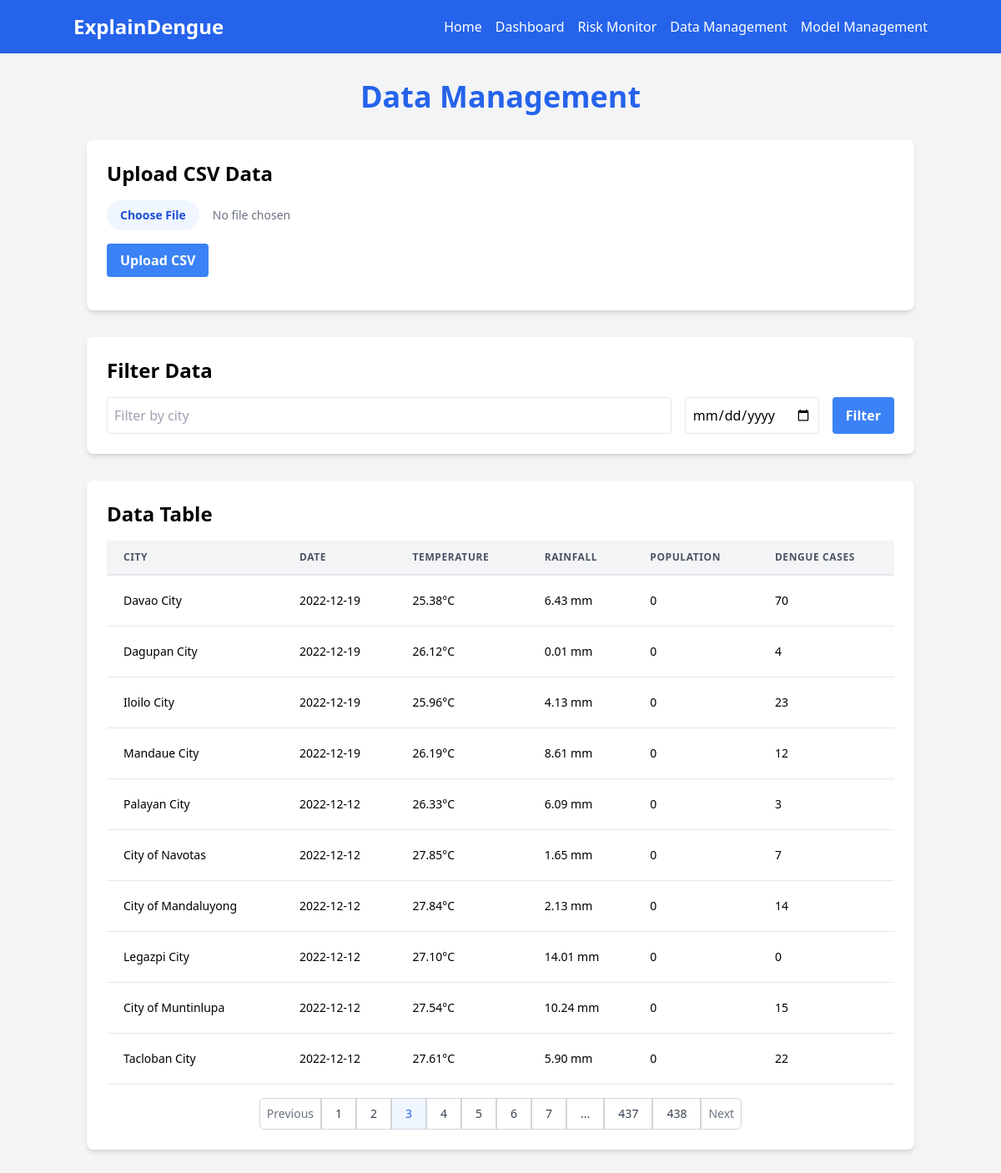
The page /data?page=3&city=&date= on the database its author committed.
### models.py (models this page shows, shortened)
class CityData(db.Model):
    id = db.Column(db.Integer, primary_key=True)
    adm3_en = db.Column(String(100), nullable=False)
    adm3_pcode = db.Column(String(20), nullable=False)
    date = db.Column(Date, nullable=False)
    year = db.Column(Integer, nullable=False)
    week = db.Column(Integer, nullable=False)
    doh_pois_count = db.Column(Float)
    ndvi = db.Column(Float)
    pct_area_cropland = db.Column(Float)
    pct_area_flood_hazard_5yr_high = db.Column(Float)
    pct_area_flood_hazard_5yr_low = db.Column(Float)
    pct_area_flood_hazard_5yr_med = db.Column(Float)
    pct_area_herbaceous_wetland = db.Column(Float)
    pct_area_mangroves = db.Column(Float)
    pct_area_permanent_water_bodies = db.Column(Float)
    pnp = db.Column(Float)
    pop_count_mean = db.Column(Float)
    pop_count_stdev = db.Column(Float)
    pop_count_total = db.Column(Float)
    pop_density_mean = db.Column(Float)
    pop_density_stdev = db.Column(Float)
    pr = db.Column(Float)
    rh = db.Column(Float)
    rwi_mean = db.Column(Float)
    rwi_std = db.Column(Float)
    spi3 = db.Column(Float)
    spi6 = db.Column(Float)
    tave = db.Column(Float)
    tmax = db.Column(Float)
    tmin = db.Column(Float)
    case_total_dengue = db.Column(Integer)
    death_total_dengue = db.Column(Integer)

### app.py (the view)
@app.route('/data')
def data_management():
    page = request.args.get('page', 1, type=int)
    per_page = 10
    city_filter = request.args.get('city', '')
    date_filter = request.args.get('date', '')
    query = CityData.query
    if city_filter:
        query = query.filter(CityData.adm3_en.ilike(f'%{city_filter}%'))
    if date_filter:
        query = query.filter(CityData.date == date_filter)
    pagination = query.order_by(CityData.date.desc()).paginate(page=page, per_page=per_page, error_out=False)
    data = pagination.items
    return render_template('data_management.html',
                           data=data,
                           pagination=pagination,
                           city_filter=city_filter,
                           date_filter=date_filter)

### templates/data_management.html (shortened to what this page needs)
{% extends "base.html" %}
{% block content %}
<h1 class="text-4xl font-bold mb-8 text-center text-blue-600">Data Management</h1>
<div class="bg-white p-6 rounded-lg shadow-md mb-8">
    <h2 class="text-2xl font-semibold mb-4">Upload CSV Data</h2>
    <form id="csvUploadForm" enctype="multipart/form-data">
        <div class="mb-4">
            <input type="file" id="csvFile" name="file" accept=".csv" class="block w-full text-sm text-gray-500
                file:mr-4 file:py-2 file:px-4
                file:rounded-full file:border-0
                file:text-sm file:font-semibold
                file:bg-blue-50 file:text-blue-700
                hover:file:bg-blue-100
            "/>
        </div>
        <button type="submit" class="bg-blue-500 hover:bg-blue-700 text-white font-bold py-2 px-4 rounded">
            Upload CSV
        </button>
    </form>
</div>
<div class="bg-white p-6 rounded-lg shadow-md mb-8">
    <h2 class="text-2xl font-semibold mb-4">Filter Data</h2>
    <form method="get" action="{{ url_for('data_management') }}">
        <div class="flex space-x-4">
            <input type="text" name="city" placeholder="Filter by city" value="{{ city_filter }}" class="flex-grow p-2 border rounded">
            <input type="date" name="date" value="{{ date_filter }}" class="p-2 border rounded">
            <button type="submit" class="bg-blue-500 hover:bg-blue-700 text-white font-bold py-2 px-4 rounded">
                Filter
            </button>
        </div>
    </form>
</div>
<div class="bg-white p-6 rounded-lg shadow-md">
    <h2 class="text-2xl font-semibold mb-4">Data Table</h2>
    <div class="overflow-x-auto">
        <table class="min-w-full leading-normal">
            <thead>
                <tr>
                    <th class="px-5 py-3 border-b-2 border-gray-200 bg-gray-100 text-left text-xs font-semibold text-gray-600 uppercase tracking-wider">
                        City
                    </th>
                    <th class="px-5 py-3 border-b-2 border-gray-200 bg-gray-100 text-left text-xs font-semibold text-gray-600 uppercase tracking-wider">
                        Date
                    </th>
                    <th class="px-5 py-3 border-b-2 border-gray-200 bg-gray-100 text-left text-xs font-semibold text-gray-600 uppercase tracking-wider">
                        Temperature
                    </th>
                    <th class="px-5 py-3 border-b-2 border-gray-200 bg-gray-100 text-left text-xs font-semibold text-gray-600 uppercase tracking-wider">
                        Rainfall
                    </th>
                    <th class="px-5 py-3 border-b-2 border-gray-200 bg-gray-100 text-left text-xs font-semibold text-gray-600 uppercase tracking-wider">
                        Population
                    </th>
                    <th class="px-5 py-3 border-b-2 border-gray-200 bg-gray-100 text-left text-xs font-semibold text-gray-600 uppercase tracking-wider">
                        Dengue Cases
                    </th>
                </tr>
            </thead>
            <tbody>
                {% for record in data %}
                <tr>
                    <td class="px-5 py-5 border-b border-gray-200 bg-white text-sm">
                        {{ record.adm3_en }}
                    </td>
                    <td class="px-5 py-5 border-b border-gray-200 bg-white text-sm">
                        {{ record.date }}
                    </td>
                    <td class="px-5 py-5 border-b border-gray-200 bg-white text-sm">
                        {{ "%.2f"|format(record.tave) }}°C
                    </td>
                    <td class="px-5 py-5 border-b border-gray-200 bg-white text-sm">
                        {{ "%.2f"|format(record.pr) }} mm
                    </td>
                    <td class="px-5 py-5 border-b border-gray-200 bg-white text-sm">
                        {{ record.pop_count_total|int }}
                    </td>
                    <td class="px-5 py-5 border-b border-gray-200 bg-white text-sm">
                        {{ record.case_total_dengue }}
                    </td>
                </tr>
                {% endfor %}
            </tbody>
        </table>
    </div>
    <div class="mt-4 flex justify-center">
        {% if pagination.has_prev %}
            <a href="{{ url_for('data_management', page=pagination.prev_num, city=request.args.get('city', ''), date=request.args.get('date', '')) }}" class="relative inline-flex items-center px-2 py-2 rounded-l-md border border-gray-300 bg-white text-sm font-medium text-gray-500 hover:bg-gray-50">
                Previous
            </a>
        {% endif %}
        {% for page in pagination.iter_pages() %}
            {% if page %}
                {% if page != pagination.page %}
                    <a href="{{ url_for('data_management', page=page, city=request.args.get('city', ''), date=request.args.get('date', '')) }}" class="relative inline-flex items-center px-4 py-2 border border-gray-300 bg-white text-sm font-medium text-gray-700 hover:bg-gray-50">
                        {{ page }}
                    </a>
                {% else %}
                    <span class="relative inline-flex items-center px-4 py-2 border border-gray-300 bg-blue-50 text-sm font-medium text-blue-600">
                        {{ page }}
                    </span>
                {% endif %}
            {% else %}
                <span class="relative inline-flex items-center px-4 py-2 border border-gray-300 bg-white text-sm font-medium text-gray-700">
                    ...
                </span>
            {% endif %}
        {% endfor %}
        {% if pagination.has_next %}
            <a href="{{ url_for('data_management', page=pagination.next_num, city=request.args.get('city', ''), date=request.args.get('date', '')) }}" class="relative inline-flex items-center px-2 py-2 rounded-r-md border border-gray-300 bg-white text-sm font-medium text-gray-500 hover:bg-gray-50">
                Next
            </a>
        {% endif %}
    </div>
</div>
{% endblock %}

### rows shown on the page
CityData: adm3_en "Davao City", date "2022-12-19", tave "25.38", pr "6.43", pop_count_total "0", case_total_dengue "70"
CityData: adm3_en "Dagupan City", date "2022-12-19", tave "26.12", pr "0.01", pop_count_total "0", case_total_dengue "4"
CityData: adm3_en "Palayan City", date "2022-12-12", tave "26.33", pr "6.09", pop_count_total "0", case_total_dengue "3"
CityData: adm3_en "City of Navotas", date "2022-12-12", tave "27.85", pr "1.65", pop_count_total "0", case_total_dengue "7"
CityData: adm3_en "City of Mandaluyong", date "2022-12-12", tave "27.84", pr "2.13", pop_count_total "0", case_total_dengue "14"
CityData: adm3_en "Legazpi City", date "2022-12-12", tave "27.10", pr "14.01", pop_count_total "0", case_total_dengue "0"
CityData: adm3_en "City of Muntinlupa", date "2022-12-12", tave "27.54", pr "10.24", pop_count_total "0", case_total_dengue "15"
CityData: adm3_en "Tacloban City", date "2022-12-12", tave "27.61", pr "5.90", pop_count_total "0", case_total_dengue "22"

### other values the page prints
{{ record.adm3_en }} "Iloilo City" "Mandaue City"
{{ record.date }} "2022-12-19" "2022-12-19"
{{ "%.2f"|format(record.tave) }} "25.96" "26.19"
{{ "%.2f"|format(record.pr) }} "4.13" "8.61"
{{ record.pop_count_total|int }} "0" "0"
{{ record.case_total_dengue }} "23" "12"
{{ page }} "1" "2" "4" "5" "6" "7" "437" "438"
{{ page }} "3"
